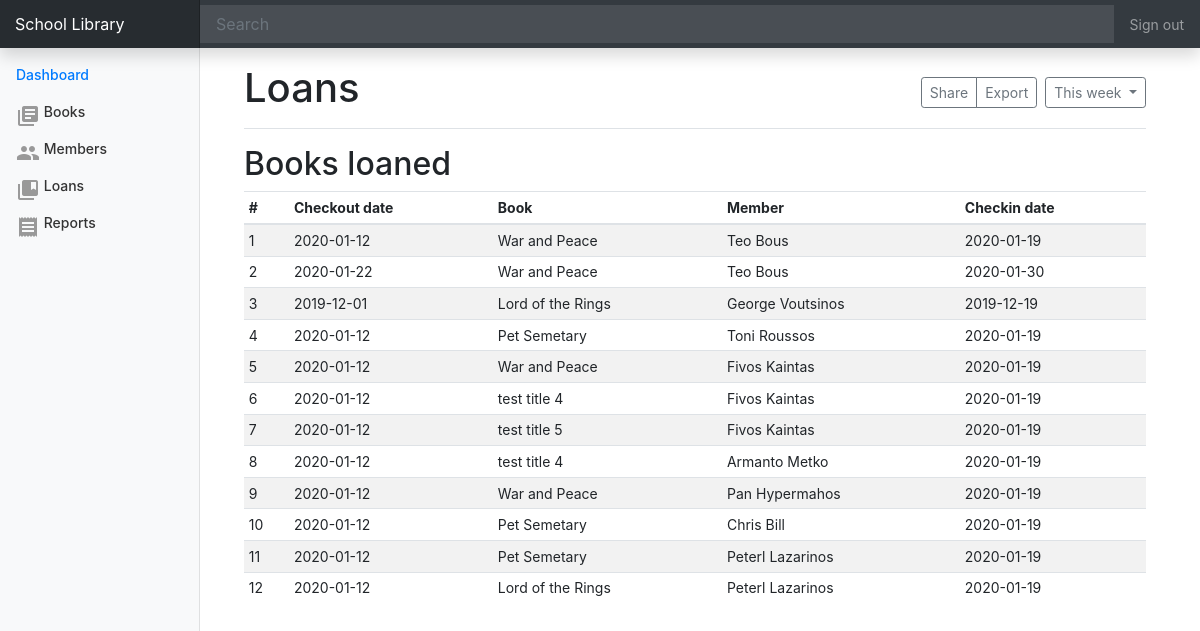
The app's page /loans, older data.
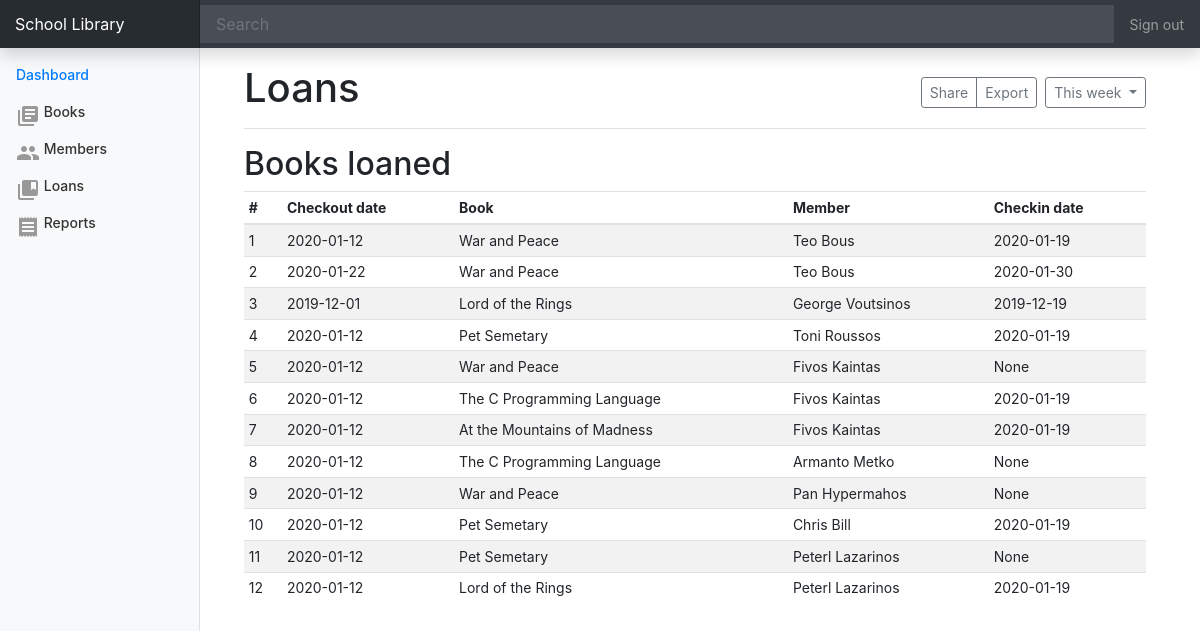
The same page, newer data.
### tables this page shows
CREATE TABLE loans (
	id INTEGER primary key autoincrement,
	checkout_date TEXT default CURRENT_DATE,
	checkin_date TEXT,
	member_id INTEGER not null,
	book_id INTEGER not null,

	foreign key(member_id) references members(id),
	foreign key(book_id) references books(id)
);

CREATE TABLE books (
	id INTEGER primary key autoincrement,
	title TEXT not null,
	isbn TEXT UNIQUE,
	author TEXT not null,
	description TEXT,
	year_published INTEGER,
	copies INTEGER DEFAULT 1,
	category TEXT DEFAULT 'uknown',
	cover TEXT DEFAULT 'cover.png'
);

CREATE TABLE members (
	id INTEGER primary key autoincrement,
	first_name TEXT not null,
	last_name TEXT not null,
	role TEXT,
	phone TEXT,
	email TEXT,
	avatar TEXT DEFAULT 'avatar.png'
);

### app.py (the view)
@app.route('/loans')
def loans():
	db = get_db()
	query = """
				SELECT loans.id AS id, checkout_date, checkin_date, title, first_name, last_name
				FROM loans
				JOIN books ON loans.book_id = books.id
				JOIN members ON loans.member_id = members.id;
			"""
	cur = db.execute(query)
	results = cur.fetchall()
	return render_template('loans.html', loans=results)

### database.py (called while the page is built)
def connect_db():
	sql = sqlite3.connect('data.db')
	sql.row_factory = sqlite3.Row
	return sql

def get_db():
	if not hasattr(g, 'sqlite_db'):
		g.sqlite_db = connect_db()
	return g.sqlite_db

### templates/loans.html (shortened to what this page needs)
{% extends 'base.html' %}
{% block content %}
<main role="main" class="col-md-9 ml-sm-auto col-lg-10 px-4">
          <div class="d-flex justify-content-between flex-wrap flex-md-nowrap align-items-center pt-3 pb-2 mb-3 border-bottom">
            <h1>Loans</h1>
            <div class="btn-toolbar mb-2 mb-md-0">
              <div class="btn-group mr-2">
                <button type="button" class="btn btn-sm btn-outline-secondary">Share</button>
                <button type="button" class="btn btn-sm btn-outline-secondary">Export</button>
              </div>
              <button type="button" class="btn btn-sm btn-outline-secondary dropdown-toggle">
              This week
              </button>
            </div>
          </div>
          <h2>Books loaned</h2>
          <div class="table-responsive">
            <table class="table table-striped table-sm">
              <thead>
                <tr>
                  <th>#</th>
                  <th>Checkout date</th>
                  <th>Book</th>
                  <th>Member</th>
                  <th>Checkin date</th>
                </tr>
              </thead>
              <tbody>
                {% for loan in loans %}
                <tr>
                  <td>{{ loan.id }}</td>
                  <td>{{ loan.checkout_date }}</td>
                  <td>{{ loan.title }}</td>
                  <td>{{ loan.first_name }} {{ loan.last_name }}</td>
                  <td>{{ loan.checkin_date }}</td>
                </tr>
                {% endfor %}
              </tbody>
            </table>
          </div>
        </main>
{% endblock %}

Row changes from the older to the newer data that the page shows:
changed loans id 5: checkin_date "2020-01-19" → "None"
changed through a linked row, loans id 6: title "test title 4" → "The C Programming Language"
changed through a linked row, loans id 7: title "test title 5" → "At the Mountains of Madness"
changed loans "Armanto": title "test title 4" → "The C Programming Language"; checkin_date "2020-01-19" → "None"
changed loans "Pan": checkin_date "2020-01-19" → "None"
changed loans id 11: checkin_date "2020-01-19" → "None"
